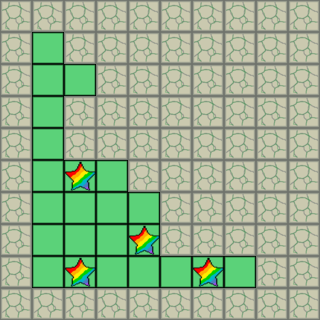

A 2D game scene composited from a Tiled map and its tileset images. What follows is a short description and the map's XML, with every tile layer's data as written:
An orthogonal 10x10 tile map with 32x32 px tiles, 3 tile layers (Floor, Wall, Checkpoint), 5 tilesets and 5 objects (4x Box, Player).

<map version="1.10" tiledversion="1.11.2" orientation="orthogonal" renderorder="right-down" width="10" height="10" tilewidth="32" tileheight="32" infinite="0" nextlayerid="11" nextobjectid="6"><tileset firstgid="1" source="grass.tsx" /><tileset firstgid="7" source="wall.tsx" /><tileset firstgid="8" source="charactor.tsx" /><tileset firstgid="9" source="box.tsx" /><tileset firstgid="10" source="star.tsx" /><layer id="1" name="Floor" width="10" height="10"><data encoding="csv">0,0,0,0,0,0,0,0,0,0,
0,1,0,0,0,0,0,0,0,0,
0,1,1,0,0,0,0,0,0,0,
0,1,0,0,0,0,0,0,0,0,
0,1,0,0,0,0,0,0,0,0,
0,1,1,1,0,0,0,0,0,0,
0,1,1,1,1,0,0,0,0,0,
0,1,1,1,1,0,0,0,0,0,
0,1,1,1,1,1,1,1,0,0,
0,0,0,0,0,0,0,0,0,0</data></layer><layer id="2" name="Wall" width="10" height="10"><data encoding="csv">7,7,7,7,7,7,7,7,7,7,
7,0,7,7,7,7,7,7,7,7,
7,0,0,7,7,7,7,7,7,7,
7,0,7,7,7,7,7,7,7,7,
7,0,7,7,7,7,7,7,7,7,
7,0,0,0,7,7,7,7,7,7,
7,0,0,0,0,7,7,7,7,7,
7,0,0,0,0,7,7,7,7,7,
7,0,0,0,0,0,0,0,7,7,
7,7,7,7,7,7,7,7,7,7</data></layer><layer id="10" name="Checkpoint" width="10" height="10"><data encoding="csv">0,0,0,0,0,0,0,0,0,0,
0,0,0,0,0,0,0,0,0,0,
0,0,0,0,0,0,0,0,0,0,
0,0,0,0,0,0,0,0,0,0,
0,0,0,0,0,0,0,0,0,0,
0,0,10,0,0,0,0,0,0,0,
0,0,0,0,0,0,0,0,0,0,
0,0,0,0,10,0,0,0,0,0,
0,0,10,0,0,0,10,0,0,0,
0,0,0,0,0,0,0,0,0,0</data></layer><objectgroup id="8" name="Player"><object id="5" name="Player" gid="8" x="160" y="288" width="32" height="32" /></objectgroup><objectgroup id="9" name="Box"><object id="1" name="Box" gid="9" x="96" y="224" width="32" height="32" /><object id="2" name="Box" gid="9" x="64" y="256" width="32" height="32" /><object id="3" name="Box" gid="9" x="96" y="256" width="32" height="32" /><object id="4" name="Box" gid="9" x="96" y="288" width="32" height="32" /></objectgroup></map>
